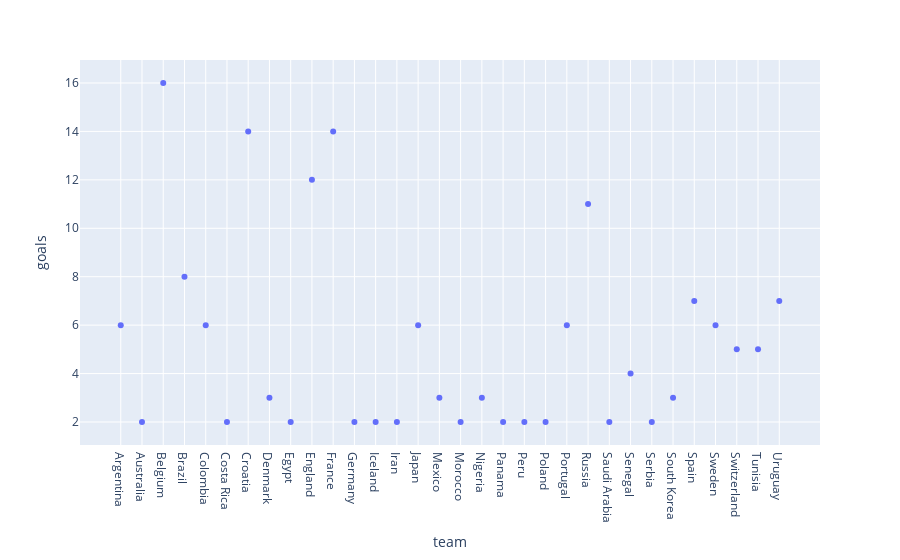

This figure's notebook cell:
### Code cell
px.scatter(data_frame=df_football, x='team', y='goals')

### Figure 1 — Plotly figure (JSON) as saved in the notebook; plotly's stock layout.template omitted (floating-point values rounded to 4 significant figures)
{"data": [{"hovertemplate": "team=%{x}<br>goals=%{y}<extra></extra>", "legendgroup": "", "marker": {"color": "#636efa", "symbol": "circle"}, "mode": "markers", "name": "", "orientation": "v", "showlegend": false, "type": "scatter", "x": ["Argentina", "Australia", "Belgium", "Brazil", "Colombia", "Costa Rica", "Croatia", "Denmark", "Egypt", "England", "France", "Germany", "Iceland", "Iran", "Japan", "Mexico", "Morocco", "Nigeria", "Panama", "Peru", "Poland", "Portugal", "Russia", "Saudi Arabia", "Senegal", "Serbia", "South Korea", "Spain", "Sweden", "Switzerland", "Tunisia", "Uruguay"], "xaxis": "x", "y": [6, 2, 16, 8, 6, 2, 14, 3, 2, 12, 14, 2, 2, 2, 6, 3, 2, 3, 2, 2, 2, 6, 11, 2, 4, 2, 3, 7, 6, 5, 5, 7], "yaxis": "y"}], "layout": {"autosize": true, "legend": {"tracegroupgap": 0}, "margin": {"t": 60}, "xaxis": {"anchor": "y", "autorange": true, "domain": [0, 1], "range": [-1.915, 32.92], "title": {"text": "team"}, "type": "category"}, "yaxis": {"anchor": "x", "autorange": true, "domain": [0, 1], "range": [0.8447, 17.16], "title": {"text": "goals"}, "type": "linear"}}}
